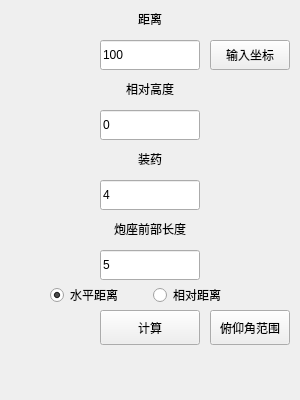
<?xml version="1.0" encoding="UTF-8"?>
<ui version="4.0">
 <class>MainWindow</class>
 <widget class="QMainWindow" name="MainWindow">
  <property name="geometry">
   <rect>
    <x>0</x>
    <y>0</y>
    <width>300</width>
    <height>400</height>
   </rect>
  </property>
  <property name="minimumSize">
   <size>
    <width>300</width>
    <height>400</height>
   </size>
  </property>
  <property name="sizeIncrement">
   <size>
    <width>0</width>
    <height>0</height>
   </size>
  </property>
  <property name="windowTitle">
   <string>CBCTool</string>
  </property>
  <widget class="QWidget" name="centralwidget">
   <widget class="QLabel" name="distancelabel">
    <property name="geometry">
     <rect>
      <x>0</x>
      <y>10</y>
      <width>300</width>
      <height>18</height>
     </rect>
    </property>
    <property name="text">
     <string>距离</string>
    </property>
    <property name="alignment">
     <set>Qt::AlignmentFlag::AlignCenter</set>
    </property>
   </widget>
   <widget class="QLabel" name="ylabel">
    <property name="geometry">
     <rect>
      <x>0</x>
      <y>80</y>
      <width>300</width>
      <height>18</height>
     </rect>
    </property>
    <property name="text">
     <string>相对高度</string>
    </property>
    <property name="alignment">
     <set>Qt::AlignmentFlag::AlignCenter</set>
    </property>
   </widget>
   <widget class="QLabel" name="nlabel">
    <property name="geometry">
     <rect>
      <x>0</x>
      <y>150</y>
      <width>300</width>
      <height>18</height>
     </rect>
    </property>
    <property name="text">
     <string>装药</string>
    </property>
    <property name="alignment">
     <set>Qt::AlignmentFlag::AlignCenter</set>
    </property>
   </widget>
   <widget class="QLabel" name="klabel">
    <property name="geometry">
     <rect>
      <x>0</x>
      <y>220</y>
      <width>300</width>
      <height>18</height>
     </rect>
    </property>
    <property name="text">
     <string>炮座前部长度</string>
    </property>
    <property name="alignment">
     <set>Qt::AlignmentFlag::AlignCenter</set>
    </property>
   </widget>
   <widget class="QLineEdit" name="distanceedit">
    <property name="geometry">
     <rect>
      <x>100</x>
      <y>40</y>
      <width>100</width>
      <height>30</height>
     </rect>
    </property>
    <property name="text">
     <string>100</string>
    </property>
   </widget>
   <widget class="QPushButton" name="coordButton">
    <property name="geometry">
     <rect>
      <x>210</x>
      <y>40</y>
      <width>80</width>
      <height>30</height>
     </rect>
    </property>
    <property name="text">
     <string>输入坐标</string>
    </property>
   </widget>
   <widget class="QLineEdit" name="yedit">
    <property name="geometry">
     <rect>
      <x>100</x>
      <y>110</y>
      <width>100</width>
      <height>30</height>
     </rect>
    </property>
    <property name="text">
     <string>0</string>
    </property>
   </widget>
   <widget class="QLineEdit" name="nedit">
    <property name="geometry">
     <rect>
      <x>100</x>
      <y>180</y>
      <width>100</width>
      <height>30</height>
     </rect>
    </property>
    <property name="text">
     <string>4</string>
    </property>
   </widget>
   <widget class="QLineEdit" name="kedit">
    <property name="geometry">
     <rect>
      <x>100</x>
      <y>250</y>
      <width>100</width>
      <height>30</height>
     </rect>
    </property>
    <property name="text">
     <string>5</string>
    </property>
   </widget>
   <widget class="QWidget" name="distancerbs_2" native="true">
    <property name="geometry">
     <rect>
      <x>50</x>
      <y>280</y>
      <width>200</width>
      <height>30</height>
     </rect>
    </property>
    <layout class="QHBoxLayout" name="distancerbs">
     <item>
      <widget class="QRadioButton" name="distancerb">
       <property name="layoutDirection">
        <enum>Qt::LayoutDirection::LeftToRight</enum>
       </property>
       <property name="text">
        <string>水平距离</string>
       </property>
       <property name="checked">
        <bool>true</bool>
       </property>
      </widget>
     </item>
     <item>
      <widget class="QRadioButton" name="distancerb_2">
       <property name="text">
        <string>相对距离</string>
       </property>
       <property name="checked">
        <bool>false</bool>
       </property>
      </widget>
     </item>
    </layout>
   </widget>
   <widget class="QPushButton" name="startbutton">
    <property name="geometry">
     <rect>
      <x>100</x>
      <y>310</y>
      <width>100</width>
      <height>35</height>
     </rect>
    </property>
    <property name="text">
     <string>计算</string>
    </property>
   </widget>
   <widget class="QLabel" name="resultlabel">
    <property name="geometry">
     <rect>
      <x>0</x>
      <y>350</y>
      <width>300</width>
      <height>100</height>
     </rect>
    </property>
    <property name="text">
     <string>&lt;html&gt;&lt;head/&gt;&lt;body&gt;&lt;p&gt;&lt;br/&gt;&lt;/p&gt;&lt;/body&gt;&lt;/html&gt;</string>
    </property>
    <property name="alignment">
     <set>Qt::AlignmentFlag::AlignHCenter|Qt::AlignmentFlag::AlignTop</set>
    </property>
   </widget>
   <widget class="QPushButton" name="RangeButton">
    <property name="geometry">
     <rect>
      <x>210</x>
      <y>310</y>
      <width>80</width>
      <height>35</height>
     </rect>
    </property>
    <property name="text">
     <string>俯仰角范围</string>
    </property>
   </widget>
  </widget>
 </widget>
 <resources/>
 <connections/>
</ui>
